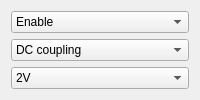
                <widget class="QWidget" name="A_2">
                 <attribute name="title">
                  <string>Ch A</string>
                 </attribute>
                 <layout class="QVBoxLayout" name="verticalLayout_15">
                  <item>
                   <widget class="QComboBox" name="Aenable_2">
                    <property name="enabled">
                     <bool>true</bool>
                    </property>
                    <item>
                     <property name="text">
                      <string>Enable</string>
                     </property>
                    </item>
                    <item>
                     <property name="text">
                      <string>Disable</string>
                     </property>
                    </item>
                   </widget>
                  </item>
                  <item>
                   <widget class="QComboBox" name="ACoupling_2">
                    <property name="enabled">
                     <bool>true</bool>
                    </property>
                    <item>
                     <property name="text">
                      <string>DC coupling</string>
                     </property>
                    </item>
                    <item>
                     <property name="text">
                      <string>AC coupling</string>
                     </property>
                    </item>
                   </widget>
                  </item>
                  <item>
                   <widget class="QComboBox" name="AInputRange_2">
                    <property name="enabled">
                     <bool>true</bool>
                    </property>
                    <item>
                     <property name="text">
                      <string>2V</string>
                     </property>
                    </item>
                    <item>
                     <property name="text">
                      <string>10V</string>
                     </property>
                    </item>
                   </widget>
                  </item>
                 </layout>
                </widget>
